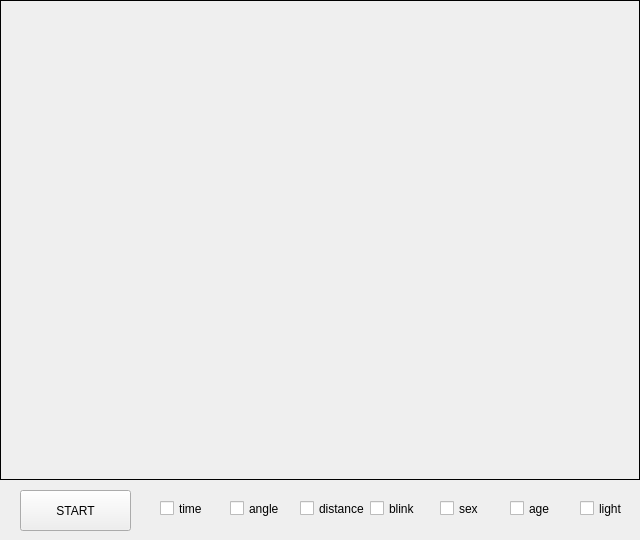
<?xml version="1.0" encoding="UTF-8"?>
<ui version="4.0">
 <class>Dialog</class>
 <widget class="QDialog" name="Dialog">
  <property name="geometry">
   <rect>
    <x>0</x>
    <y>0</y>
    <width>640</width>
    <height>540</height>
   </rect>
  </property>
  <property name="windowTitle">
   <string>SPIDEE</string>
  </property>
  <widget class="QLabel" name="label">
   <property name="geometry">
    <rect>
     <x>0</x>
     <y>0</y>
     <width>640</width>
     <height>480</height>
    </rect>
   </property>
   <property name="frameShape">
    <enum>QFrame::Panel</enum>
   </property>
   <property name="text">
    <string/>
   </property>
  </widget>
  <widget class="QPushButton" name="startButton">
   <property name="geometry">
    <rect>
     <x>20</x>
     <y>490</y>
     <width>111</width>
     <height>41</height>
    </rect>
   </property>
   <property name="text">
    <string>START</string>
   </property>
   <property name="autoDefault">
    <bool>false</bool>
   </property>
  </widget>
  <widget class="QCheckBox" name="checkBox">
   <property name="geometry">
    <rect>
     <x>160</x>
     <y>500</y>
     <width>71</width>
     <height>17</height>
    </rect>
   </property>
   <property name="text">
    <string>time</string>
   </property>
  </widget>
  <widget class="QCheckBox" name="checkBox_2">
   <property name="geometry">
    <rect>
     <x>230</x>
     <y>500</y>
     <width>70</width>
     <height>17</height>
    </rect>
   </property>
   <property name="text">
    <string>angle</string>
   </property>
  </widget>
  <widget class="QCheckBox" name="checkBox_3">
   <property name="geometry">
    <rect>
     <x>300</x>
     <y>500</y>
     <width>70</width>
     <height>17</height>
    </rect>
   </property>
   <property name="text">
    <string>distance</string>
   </property>
  </widget>
  <widget class="QCheckBox" name="checkBox_4">
   <property name="geometry">
    <rect>
     <x>370</x>
     <y>500</y>
     <width>70</width>
     <height>17</height>
    </rect>
   </property>
   <property name="text">
    <string>blink</string>
   </property>
  </widget>
  <widget class="QCheckBox" name="checkBox_5">
   <property name="geometry">
    <rect>
     <x>440</x>
     <y>500</y>
     <width>70</width>
     <height>17</height>
    </rect>
   </property>
   <property name="text">
    <string>sex</string>
   </property>
  </widget>
  <widget class="QCheckBox" name="checkBox_6">
   <property name="geometry">
    <rect>
     <x>510</x>
     <y>500</y>
     <width>70</width>
     <height>17</height>
    </rect>
   </property>
   <property name="text">
    <string>age</string>
   </property>
  </widget>
  <widget class="QCheckBox" name="checkBox_7">
   <property name="geometry">
    <rect>
     <x>580</x>
     <y>500</y>
     <width>70</width>
     <height>17</height>
    </rect>
   </property>
   <property name="text">
    <string>light</string>
   </property>
  </widget>
 </widget>
 <resources/>
 <connections/>
</ui>
